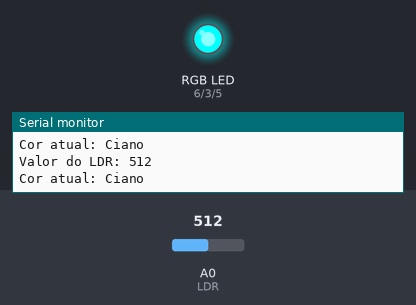
The sketch below on a simulated Arduino Uno, built with avr-gcc and run on an emulated ATmega328P. Shown: an RGB LED mixed from three pins (HIGH = lit), the last lines printed to the serial monitor. The inputs (shaded band) are chosen by the test bench; at power-on: A0 (LDR) = 512.

Above: at 2.8 s.
2.9 s: A0 (LDR) set to 587
5.6 s: A0 (LDR) set to 616
At 7.2 s:
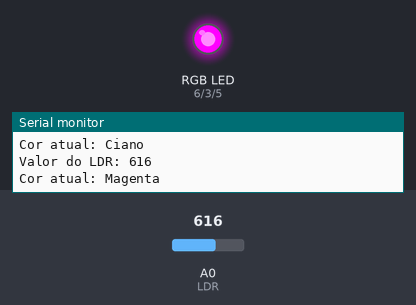
8.3 s: A0 (LDR) set to 390
At 11.2 s:
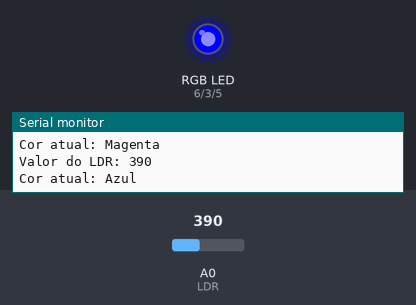
11.5 s: A0 (LDR) set to 418
At 13.0 s:
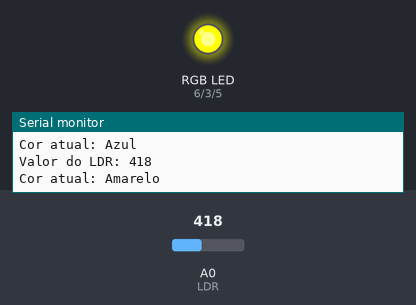
14.2 s: A0 (LDR) set to 290
At 17.2 s:
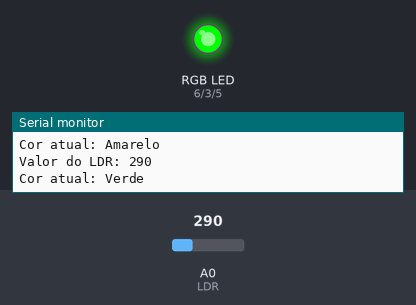
17.5 s: A0 (LDR) set to 218
20.2 s: A0 (LDR) set to 191
At 23.1 s:
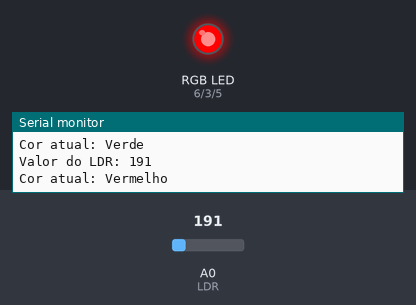
Timing chart, 0 to 24.5 s (numbered marks = the images above; inputs shaded):
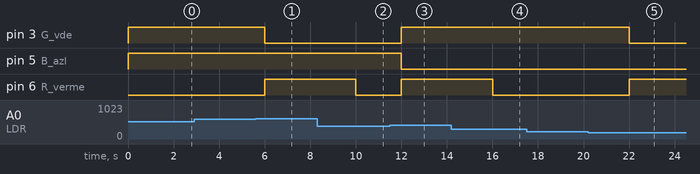

Measured:
- the behaviour switches between 599 and 600 on A0 (LDR) (found by bisection; images 0 and 1)
- the behaviour switches between 399 and 400 on A0 (LDR) (found by bisection; images 2 and 3)
- the behaviour switches between 200 and 199 on A0 (LDR) (found by bisection; images 4 and 5)
- after the input at 5.6 s, pin 3 (G_vde): HIGH → LOW after 0.40 s; pin 6 (R_verme): LOW → HIGH after 0.40 s
- after the input at 8.3 s, pin 6 (R_verme): HIGH → LOW after 1.7 s
- after the input at 11.5 s, pin 3 (G_vde), pin 6 (R_verme): LOW → HIGH after 0.50 s; pin 5 (B_azl): HIGH → LOW after 0.50 s
- after the input at 14.2 s, pin 6 (R_verme): HIGH → LOW after 1.8 s
- after the input at 20.2 s, pin 3 (G_vde): HIGH → LOW after 1.8 s; pin 6 (R_verme): LOW → HIGH after 1.8 s

The sketch:

LED_RGB_LDR_.ino.ino
```cpp
// C++ code
//
#define R_verme 6     // vermelho LED
#define G_vde 3      //verde LED
#define B_azl 5     //azul LED
#define LDR A0     //(LDR)

// Valor_inicial do LRD
int ldrValor = 0;

void setup() {
  Serial.begin(9600);
  pinMode(R_verme, OUTPUT);
  pinMode(G_vde, OUTPUT);
  pinMode(B_azl, OUTPUT);
  pinMode(LDR, INPUT);
}

// Essa função acende o LED RGB na cor indicada

void acenderCor(int vermelho, int verde, int azul, const char* nomeCor) {

  Serial.print("Cor atual: ");

  Serial.println(nomeCor);

  analogWrite(R_verme, vermelho);
  analogWrite(G_vde, verde);      // Define a intensidade de cada faixa de cor
  analogWrite(B_azl, azul);

}

void loop() {

  ldrValor = analogRead(LDR); // leituro do sensor (LDR)

  Serial.print("Valor do LDR: ");
  Serial.println(ldrValor);   // Exibe o valor do LDR no monitor serial

  // Define cores com base no valor do LDR

  if (ldrValor < 100) {
    acenderCor(0, 0, 0, "Desligado");       // Apaga o LED
  } else if (ldrValor < 200) {
    acenderCor(255, 0, 0, "Vermelho");      // Vermelho
  } else if (ldrValor < 300) {
    acenderCor(0, 255, 0, "Verde");         // Verde
  } else if (ldrValor < 400) {
    acenderCor(0, 0, 255, "Azul");          // Azul
  } else if (ldrValor < 500) {
    acenderCor(255, 255, 0, "Amarelo");     // Amarelo
  } else if (ldrValor < 600) {
    acenderCor(0, 255, 255, "Ciano");       // Ciano
  } else {
    acenderCor(255, 0, 255, "Magenta");     // Magenta
  }

  delay(2000); // Para 2 segundo e faz nova leitura
}
```
